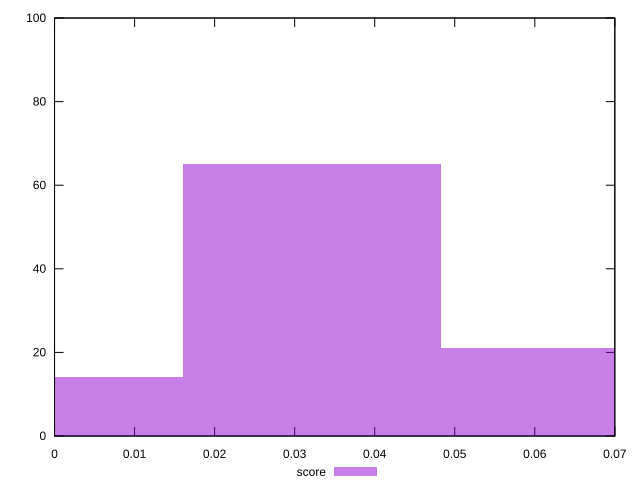

Source code (gnuplot):
reset

$score <<EOF
0 14
0.0321496885137617 65
0.0642993770275234 21
EOF

set key outside below
set boxwidth 0.0321496885137617
set xrange [0:0.07]
set yrange [0:100]
set trange [0:100]
set style fill transparent solid 0.5 noborder
set terminal svg size 640, 490 enhanced background rgb 'white'
set output "report_00015_2021-02-09T16-11-33.973Z/largest-contentful-paint/samples/pages+cached+noadtech+nomedia/score/histogram.svg"

plot $score title "score" with boxes

reset
